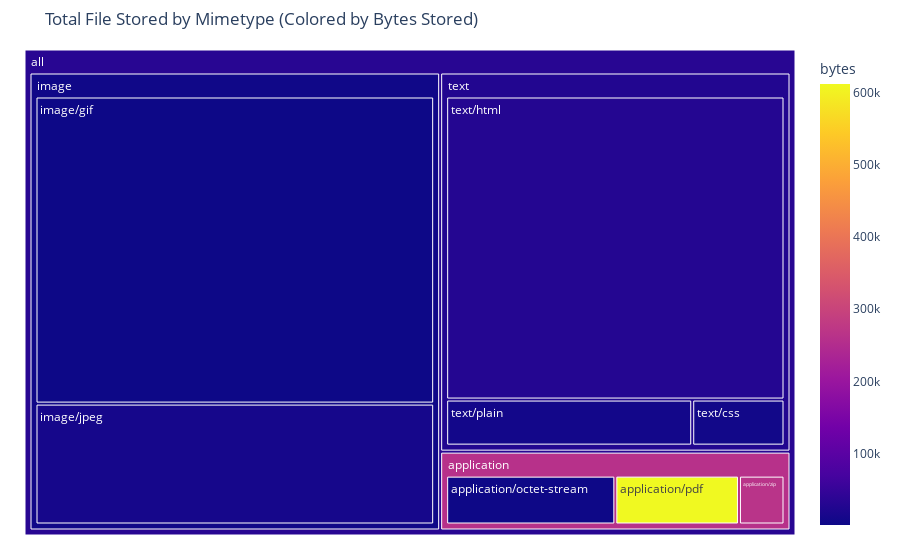

Notebook cell for this chart:
### Markdown cell above
## Visualize Files by their Media Type
Our next step is to visualize the file format information in aggregate, so that we can make preservation decisions. Here we look at a summary of the media types using a standard called the IANA MIME type. IANA MIME types have a type and a subtype, separated by a slash (/) character.

    type/subtype
    
For example, these are some common MIME types:

    image/jpeg
    text/plain
    application/pdf
    
Sometimes MIME types are longer and more complex. Here you can see the difference between older MS Word documents and the more recent .docx documents:

    application/msword
    application/vnd.openxmlformats-officedocument.wordprocessingml.document

In the visualization below the area of each block reflects the number of files of each type and subtype. The color of each block represents the number of bytes stored in each type and subtype. This kind of visualization is called a Treemap and they were first developed in the early 90's by Ben Shneiderman in the Human-Computer Interaction Lab at the University of Maryland's iSchool.

These treemaps are interactive; with some detailed values presented when you hover your pointer on a block and a zoom-in feature when you click on a block.

### Code cell
import plotly.express as px

fig = px.treemap(df,
                 title="Total File Stored by Mimetype (Colored by Bytes Stored)",
                 path=[px.Constant("all"), 'category', 'mimetype'], 
                 color='bytes'
                )
fig.update_traces(root_color="lightgrey")
fig.update_layout(margin = dict(t=50, l=25, r=25, b=25))
fig.show()

### Figure 1 — Plotly figure (JSON) as saved in the notebook; plotly's stock layout.template omitted (floating-point values rounded to 4 significant figures)
{"data": [{"branchvalues": "total", "customdata": [[2019.0], [612100.0], [265300.0], [1042.0], [11680.0], [6468], [28530.0], [8141.0], [260400.0], [4046.0], [25780.0], [32650.0]], "domain": {"x": [0, 1], "y": [0, 1]}, "hovertemplate": "labels=%{label}<br>count=%{value}<br>parent=%{parent}<br>id=%{id}<br>bytes=%{color}<extra></extra>", "ids": ["all/application/application/octet-stream", "all/application/application/pdf", "all/application/application/zip", "all/image/image/gif", "all/image/image/jpeg", "all/text/text/css", "all/text/text/html", "all/text/text/plain", "all/application", "all/image", "all/text", "all"], "labels": ["application/octet-stream", "application/pdf", "application/zip", "image/gif", "image/jpeg", "text/css", "text/html", "text/plain", "application", "image", "text", "all"], "marker": {"coloraxis": "coloraxis", "colors": [2019.0, 612100.0, 265300.0, 1042.0, 11680.0, 6468, 28530.0, 8141.0, 260400.0, 4046.0, 25780.0, 32650.0]}, "name": "", "parents": ["all/application", "all/application", "all/application", "all/image", "all/image", "all/text", "all/text", "all/text", "all", "all", "all", ""], "root": {"color": "lightgrey"}, "type": "treemap", "values": [26, 19, 7, 254, 100, 9, 217, 24, 52, 354, 250, 656]}], "layout": {"autosize": true, "coloraxis": {"colorbar": {"title": {"text": "bytes"}}, "colorscale": [[0, "#0d0887"], [0.1111, "#46039f"], [0.2222, "#7201a8"], [0.3333, "#9c179e"], [0.4444, "#bd3786"], [0.5556, "#d8576b"], [0.6667, "#ed7953"], [0.7778, "#fb9f3a"], [0.8889, "#fdca26"], [1, "#f0f921"]]}, "legend": {"tracegroupgap": 0}, "margin": {"b": 25, "l": 25, "r": 25, "t": 50}, "title": {"text": "Total File Stored by Mimetype (Colored by Bytes Stored)"}}}
